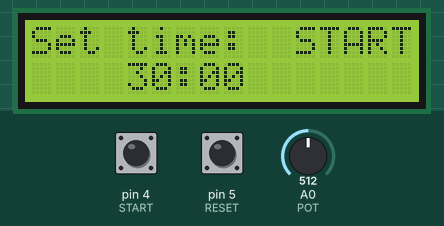
This sketch was run on a simulated Arduino Nano, built with avr-gcc and run on an emulated ATmega328P. On the bench: 16×2 character LCD. Inputs (shaded band) come from the test bench; at power-on: pin 4 (START) HIGH, pin 5 (RESET) HIGH, A0 (POT) = 512.

Above: at 1.2 s.
1.3 s: pin 4 (START) pulled LOW for 0.15 s
At 1.76 s:
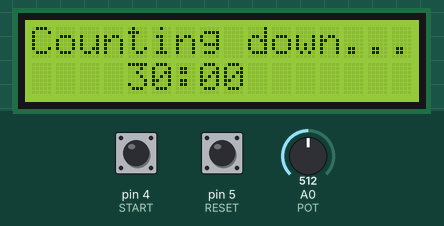
4.0 s: pin 5 (RESET) pulled LOW for 0.15 s
At 4.8 s:
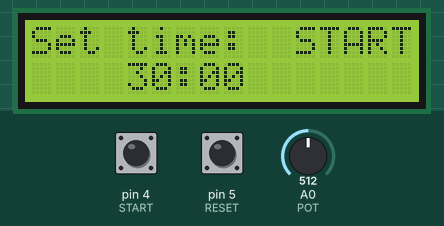
5.7 s: A0 (POT) set to 716
At 6.9 s:
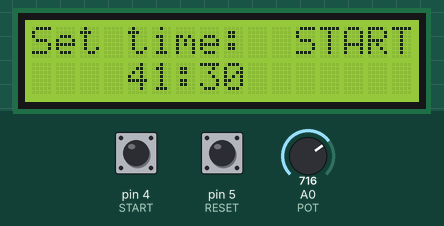
7.2 s: pin 4 (START) pulled LOW for 1 s
At 7.76 s:
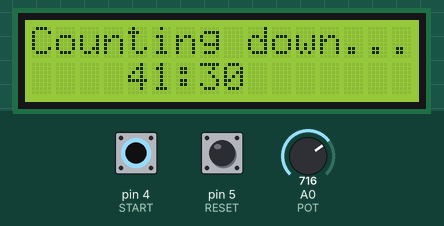
9.7 s: pin 5 (RESET) pulled LOW for 1 s
At 10.6 s:
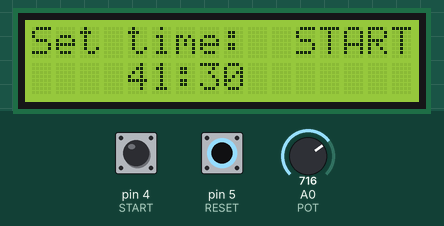
12.2 s: A0 (POT) set to 900
At 13.5 s:
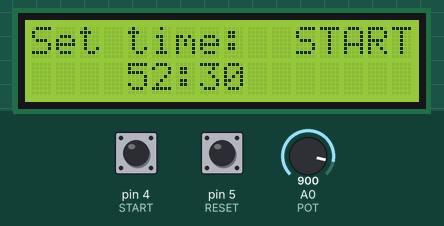
Timing chart, 0 to 14.7 s (numbered marks = the images above; inputs shaded):
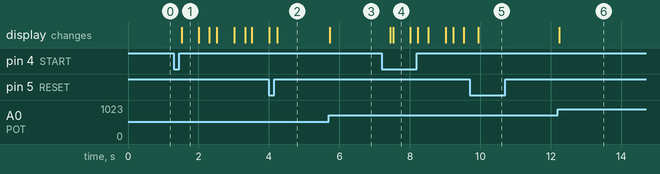

Measured:
- after the input at 1.3 s, the display: changes after 0.22 s (image 1)
- after the input at 4.0 s, the display: first differs from a run without the input after 0.23 s (image 2)
- after the input at 5.7 s, the display: changes at once (image 3)
- after the input at 7.2 s, the display: first changes after 0.24 s (image 4 shows a later state)
- after the input at 9.7 s, the display: changes after 0.24 s (image 5)
- after the input at 12.2 s, the display: changes at once (image 6)
- what the display in image 1 shows lasts 0.5 s, from 1.5 s to 2.0 s

The sketch:

lcd1602_kitchen_timer.ino
```cpp
// Arduino sketch implementing a knob-set countdown kitchen timer with an I2C LCD1602, Start/Reset buttons, and a buzzer using a simple state machine.
//
// Full tutorial: https://shillehtek.com/blogs/news/arduino-nano-lcd1602-kitchen-timer-countdown
// Parts used: https://shillehtek.com/products/arduino-nano-v3-presoldered-ch340g-atmega328p
//             https://shillehtek.com/products/shillehtek-lcd1602-16x2-character-display-module
//             https://shillehtek.com/products/pcf8574-i2c-serial-interface-adapter-module-for-1602-2004-lcd
// More examples: https://github.com/shillehbean/shillehtek-examples
//

#include <LiquidCrystal_I2C.h>
LiquidCrystal_I2C lcd(0x27, 16, 2);

const int POT = A0, START = 4, RESET = 5, BUZZ = 6;
enum State { SETTING, RUNNING, ALARM };
State state = SETTING;

long secondsLeft = 0;
unsigned long lastTick = 0;

void showTime(long s, bool colon) {
  lcd.setCursor(4, 1);
  if (s / 60 < 10) lcd.print('0');
  lcd.print(s / 60); lcd.print(colon ? ':' : ' ');
  if (s % 60 < 10) lcd.print('0');
  lcd.print(s % 60);
}

void setup() {
  pinMode(START, INPUT_PULLUP); pinMode(RESET, INPUT_PULLUP);
  lcd.init(); lcd.backlight();
}

void loop() {
  if (digitalRead(RESET) == LOW) { state = SETTING; noTone(BUZZ); delay(200); }

  switch (state) {
    case SETTING: {
      // knob -> 0..60 min in 30 s steps
      secondsLeft = (map(analogRead(POT), 0, 1023, 0, 120)) * 30L;
      lcd.setCursor(0, 0); lcd.print("Set time:  START");
      showTime(secondsLeft, true);
      if (digitalRead(START) == LOW && secondsLeft > 0) {
        state = RUNNING; lastTick = millis(); delay(200);
      }
      break;
    }
    case RUNNING: {
      lcd.setCursor(0, 0); lcd.print("Counting down...");
      if (millis() - lastTick >= 1000) {
        lastTick += 1000;
        secondsLeft--;
        if (secondsLeft <= 0) state = ALARM;
      }
      showTime(secondsLeft, (millis() / 500) % 2);   // blinking colon
      break;
    }
    case ALARM: {
      lcd.setCursor(0, 0); lcd.print("   TIME'S UP!   ");
      showTime(0, (millis() / 250) % 2);
      tone(BUZZ, (millis() / 250) % 2 ? 2000 : 0);   // chirping alarm
      break;
    }
  }
}
```
